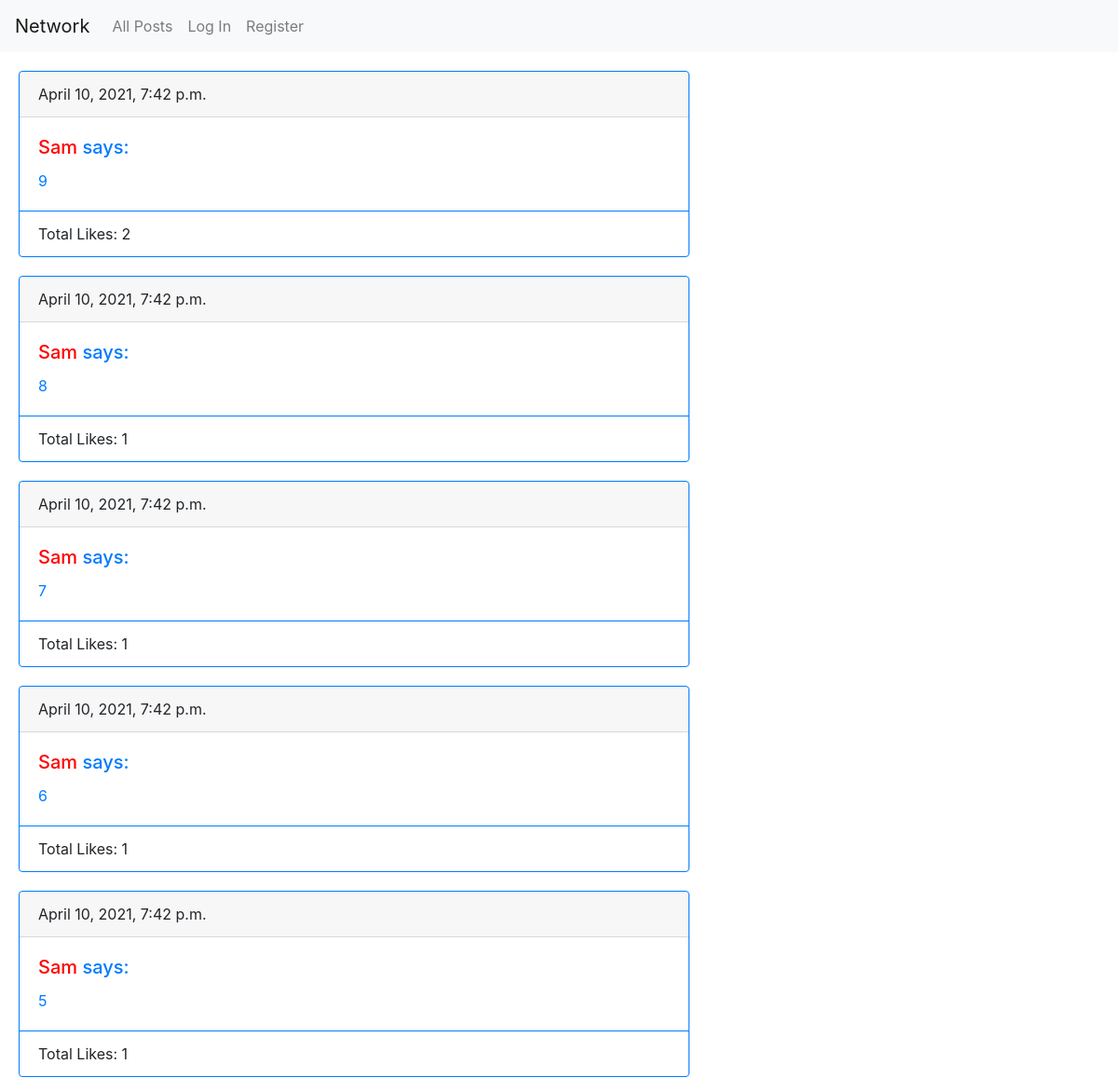
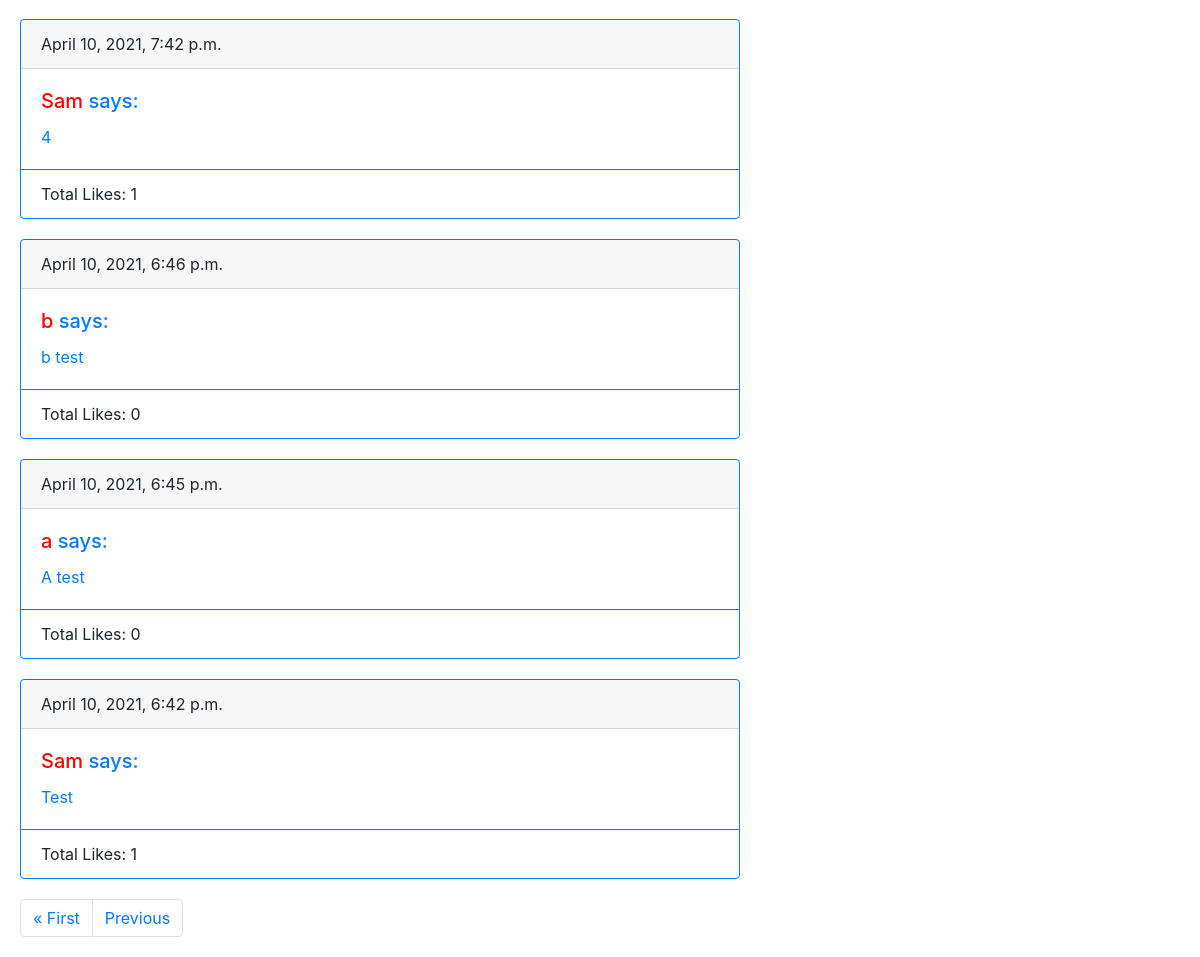
Page /?page=2 on the earlier database version (2 pictures, top to bottom).
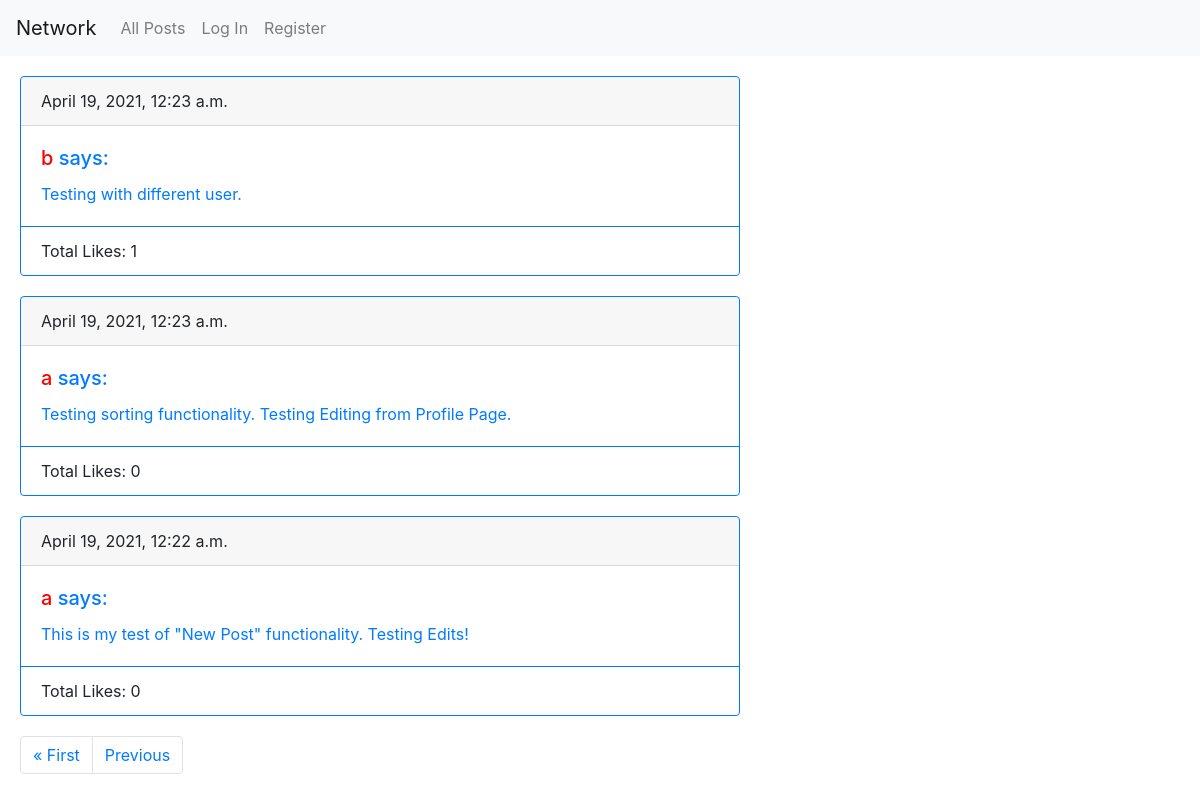
Same page on the later database version.
### network/models.py (models this page shows, shortened)
class Post(models.Model):
    author = models.ForeignKey(
        User,
        null=True,
        on_delete=models.CASCADE,
        related_name="author"
    )
    timestamp = models.DateTimeField(
        auto_now_add=True
    )
    content = models.CharField(
        max_length=1000,
        blank=False
    )
    likes = models.IntegerField(
        default=0,
        validators=[MinValueValidator(0)]
    )
    liked_by = models.ManyToManyField(
        User,
        blank=True,
        related_name="liked_by",
    )

class User(AbstractUser):
    following = models.ManyToManyField(
        'self',
        blank=True,
        symmetrical=False
    )

### network/views.py (the view)
# urls.py: path("", views.index, name="index"),
def index(request):
    posts = Post.objects.all().order_by('-timestamp')
    paginator = Paginator(posts, 10)
    page_number = request.GET.get('page')
    page_object = paginator.get_page(page_number)
    return render(request, "network/index.html", {"posts": page_object})

### network/templates/network/index.html (shortened to what this page needs)
{% extends "network/layout.html" %}
{% block body %}
    {% include "network/post_layout.html" %}
{% endblock %}

### network/templates/network/post_layout.html (shortened to what this page needs)
    {% if not posts %}
        <div class="posts">
            No posts found :(
        </div>
    {% else %}
        {% for post in posts %}
            <div class="posts card border-primary" style="max-width: 45rem;">
                <div class="card-header">{{ post.timestamp }}</div>
                <div class="card-body text-primary">
                    <h5 class="card-title">
                        <a class="user-link" href="{% url 'profile' post.author.username %}">{{ post.author.username }} </a> says:
                    </h5>
                    <p class="card-text" id="post-{{ post.id }}" data-post-id={{ post.id }}> {{ post.content }} </p>
                </div>
                <div class="card-footer bg-transparent border-primary">
                    <span id="total-{{post.id}}" class="like"> Total Likes: {{ post.likes }} </span>
                </div>
            </div>
        {% endfor %}
        <nav aria-label="post navigation" class="posts">
            <ul class="pagination">
            {% if posts.has_previous %}
                <li class="page-item"><a class="page-link" href="?page=1">&laquo; First </a></li>
                <li class="page-item"> <a class="page-link" href="?page={{ posts.previous_page_number }}">Previous</a></li>
            {% endif %}
            </ul>
        </nav>
    {% endif %}

Differences in the rows shown:
no longer on this page (row edited): Post: timestamp "April 10, 2021, 7:42 p.m.", author.username "Sam", content "9", likes "2"
no longer on this page (row edited): Post: timestamp "April 10, 2021, 7:42 p.m.", author.username "Sam", content "8", likes "1"
no longer on this page (row edited): Post: timestamp "April 10, 2021, 7:42 p.m.", author.username "Sam", content "7", likes "1"
no longer on this page (row edited): Post: timestamp "April 10, 2021, 7:42 p.m.", author.username "Sam", content "6", likes "1"
no longer on this page (row edited): Post: timestamp "April 10, 2021, 7:42 p.m.", author.username "Sam", content "5", likes "1"
no longer on this page (row edited): Post: timestamp "April 10, 2021, 7:42 p.m.", author.username "Sam", content "4", likes "1"
removed Post: timestamp "April 10, 2021, 6:42 p.m.", author.username "Sam", content "Test", likes "1"
changed Post: timestamp "April 10, 2021, 6:46 p.m." → "April 19, 2021, 12:23 a.m."; content "b test" → "Testing with different user."; likes "0" → "1"
changed Post: timestamp "April 10, 2021, 6:45 p.m." → "April 19, 2021, 12:23 a.m."; content "A test" → "Testing sorting functionality. Testing Editing from Profile Page."
added Post: timestamp "April 19, 2021, 12:22 a.m.", author.username "a", content "This is my test of \"New Post\" functionality. Testing Edits!", likes "0"
